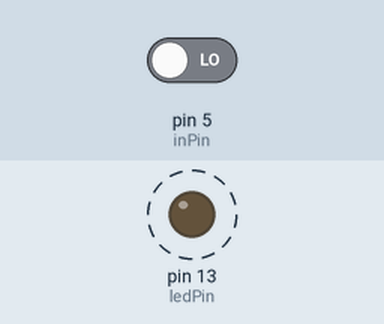
A sketch run on a simulated Arduino Uno, built with avr-gcc and run on an emulated ATmega328P. Parts: output pins drawn as LEDs (lit = HIGH). Dashed ring = blinking. Inputs (shaded band) come from the test bench; at power-on: pin 5 (inPin) LOW.

Above: at 1.3 s.
1.7 s: pin 5 (inPin) driven HIGH
At 2.4 s:
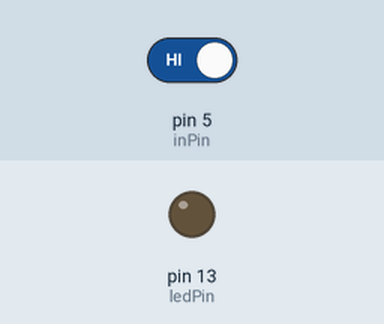
3.3 s: pin 5 (inPin) driven LOW
At 3.6 s:
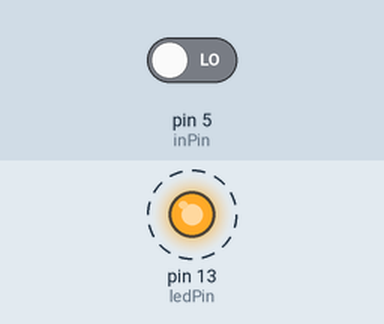
Timing chart, 0 to 12.3 s (numbered marks = the images above; inputs shaded):
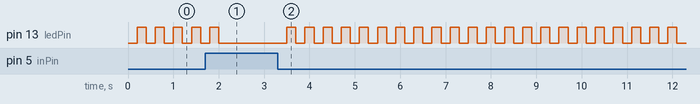

The sketch:

2.ino
```cpp
int ledPin = 13;
int inPin=5;
int val=0;
void setup() {
  pinMode(ledPin, OUTPUT);
  pinMode(inPin, INPUT);
}

void loop() {
  val=digitalRead(inPin);
  if(val==HIGH){
    digitalWrite(ledPin, LOW);
  }else{
    digitalWrite(ledPin, LOW);
    delay(200);
    digitalWrite(ledPin, HIGH);
    delay(200);
  }
}
```

Measured:
- after the input at 1.7 s, pin 13 (ledPin): goes on until 2.0 s, then stays LOW
- after the input at 3.3 s, pin 13 (ledPin): alternates HIGH for 0.20 s and LOW for 0.20 s, starting after 0.20 s
- by itself, pin 13 (ledPin): alternates HIGH for 0.20 s and LOW for 0.20 s
